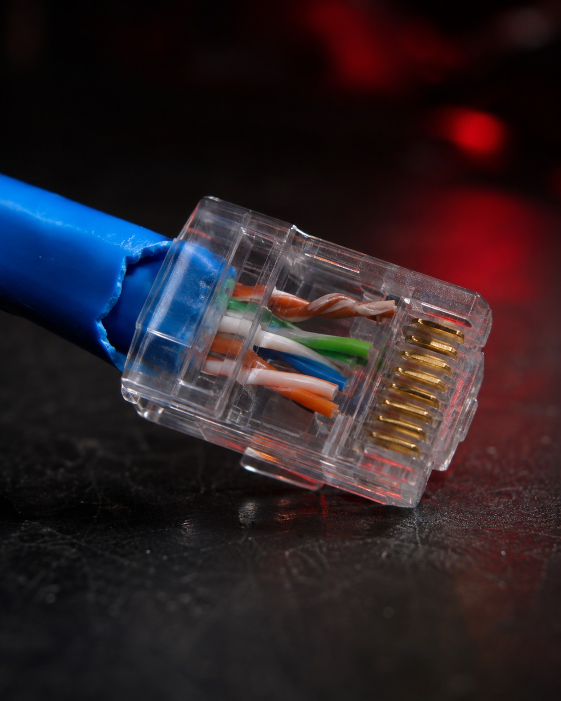
#> input picture automacao/planob/img_1123/c2.jpg, 1122 x 1402 px, given in place of Logo_MOVE_com_automação_e_segurança.png, which was not available (shown at 1/2 size); the run also reads 3 pictures not shown here
$ python dia_23.py
#> lines starting #> are read from the running program, lines starting #| are printed output that depends on the picture
### automacao/scripts/premium.py
"""Premium (alto padrão) layout: full-bleed realistic photo, serif title, minimal text."""
import sys
from PIL import Image, ImageDraw, ImageFont, ImageFilter, ImageEnhance

FD = '/home/claude/fonts/'
SERIF = FD + 'Playfair-400-normal.ttf'; SERIF_I = FD + 'Playfair-400-italic.ttf'
SANS_L = '/usr/share/fonts/opentype/inter/Inter-Light.otf'; SANS_M = '/usr/share/fonts/opentype/inter/Inter-Medium.otf'
CREAM = (244, 240, 232); MINT = (84, 223, 174); SUB = (205, 198, 186)
LOGO = Image.open('/mnt/user-data/uploads/Logo_MOVE_com_automação_e_segurança.png').convert('RGBA')
LOGO = LOGO.crop(LOGO.getchannel('A').point(lambda v: 255 if v > 8 else 0).getbbox())

def grade(im):
    im = ImageEnhance.Contrast(im).enhance(1.06)
    im = ImageEnhance.Color(im).enhance(0.92)
    im = im.filter(ImageFilter.UnsharpMask(radius=1.6, percent=60, threshold=2))
    return im

def cover(im, w, h, focus_y=0.5):
    r = max(w / im.width, h / im.height)
    im = im.resize((round(im.width * r), round(im.height * r)), Image.LANCZOS)
    x = (im.width - w) // 2; y = int((im.height - h) * focus_y)
    return im.crop((x, y, x + w, y + h))

def shade(im, top=0.0, bottom=0.78, start=0.45):
    w, h = im.size
    g = Image.new('L', (1, h))
    for y in range(h):
        t = y / h
        a = top * max(0, 1 - t / 0.25) + bottom * max(0, (t - start) / (1 - start)) ** 1.6
        g.putpixel((0, y), int(255 * min(1, a)))
    layer = Image.new('RGB', (w, h), (8, 10, 9))
    return Image.composite(layer, im, g.resize((w, h)))

def tracked(d, x, y, text, font, fill, track, center_w=None):
    tw = sum(d.textlength(c, font=font) + track for c in text) - track
    if center_w: x = (center_w - tw) / 2
    for c in text:
        d.text((x, y), c, font=font, fill=fill); x += d.textlength(c, font=font) + track
    return tw

SANS_MED = '/usr/share/fonts/opentype/inter/Inter-Medium.otf'
KICK = (110, 235, 190)

def soft_shadow(im, draw_fn, blur=10, alpha=200):
    layer = Image.new('RGBA', im.size, (0, 0, 0, 0)); draw_fn(ImageDraw.Draw(layer), (0, 0, 0, alpha))
    base = im.convert('RGBA'); base.alpha_composite(layer.filter(ImageFilter.GaussianBlur(blur)))
    return base.convert('RGB')

def logo(im, x, y, width, align='left'):
    l = LOGO.resize((width, round(LOGO.height * width / LOGO.width)), Image.LANCZOS)
    if align == 'center': x = (im.width - width) // 2
    im.paste(l, (int(x), int(y)), l)

def feed(photo, kicker, title_lines, body, out):
    W, H = 1080, 1350
    im = shade(grade(cover(photo, W, H, 0.45)), top=0.35, bottom=0.97, start=0.42)
    logo(im, 0, 64, 170, 'center')
    y0 = H - 120 - 92 * len(title_lines) - 130
    ft = ImageFont.truetype(SERIF, 76); fk = ImageFont.truetype(SANS_MED, 24)
    def txt(dd, col, y=y0):
        tracked(dd, 90, y, kicker, fk, col if col else KICK, 7); y += 56
        for ln in title_lines:
            dd.text((86, y), ln, font=ft, fill=col if col else CREAM); y += 92
        return y
    im = soft_shadow(im, lambda dd, c: txt(dd, c), 12, 230)
    d = ImageDraw.Draw(im); y = txt(d, None)
    d.line([(90, y + 26), (170, y + 26)], fill=(150, 140, 125), width=1)
    d.text((90, y + 50), body, font=ImageFont.truetype(SANS_L, 30), fill=SUB)
    tracked(d, 0, H - 58, '@move.s.a', ImageFont.truetype(SANS_L, 20), (160, 152, 140), 6, W)
    im.save(out, quality=94)
    return im

def story(photo, kicker, title_lines, body, out):
    W, H = 1080, 1920
    im = shade(grade(cover(photo, W, H, 0.5)), top=0.45, bottom=0.97, start=0.45)
    logo(im, 0, 120, 220, 'center')
    ft = ImageFont.truetype(SERIF, 90); fk = ImageFont.truetype(SANS_MED, 28)
    def txt(dd, col, y=1290):
        tracked(dd, 90, y, kicker, fk, col if col else KICK, 8); y += 66
        for ln in title_lines:
            dd.text((86, y), ln, font=ft, fill=col if col else CREAM); y += 108
        return y
    im = soft_shadow(im, lambda dd, c: txt(dd, c), 12, 230)
    d = ImageDraw.Draw(im); y = txt(d, None)
    d.line([(90, y + 30), (180, y + 30)], fill=(150, 140, 125), width=1)
    d.text((90, y + 58), body, font=ImageFont.truetype(SANS_L, 34), fill=SUB)
    tracked(d, 0, H - 150, '@move.s.a', ImageFont.truetype(SANS_L, 24), (170, 162, 150), 7, W)
    im.save(out, quality=94)
    return im

# [5 lines that do not run on import are left out]

### automacao/scripts/carrossel_3d.py
"""Carrossel/story premium a partir de quadros 3D (1080x1350 / 1080x1920). Uso: importar slide()/story3d()."""
import sys, os
sys.path.insert(0, os.path.dirname(os.path.abspath(__file__)))
from premium import shade, grade, cover, logo, tracked, soft_shadow, SERIF, SANS_L, SANS_MED, CREAM, KICK, SUB
from PIL import Image, ImageDraw, ImageFont
VERM = (255, 92, 80)

def _txt(im, y0, num, kick, lines, body, W, ft_size, cor_num=KICK):
    ft = ImageFont.truetype(SERIF, ft_size); fk = ImageFont.truetype(SANS_MED, 26); fb = ImageFont.truetype(SANS_L, 32)
    def draw(dd, col):
        y = y0
        if num: dd.text((90, y - 6), num, font=ImageFont.truetype(SERIF, 64), fill=col or cor_num); y += 84
        tracked(dd, 92, y, kick, fk, col or KICK, 7); y += 58
        for ln in lines: dd.text((86, y), ln, font=ft, fill=col or CREAM); y += int(ft_size * 1.18)
        return y
    im = soft_shadow(im, lambda dd, c: draw(dd, c), 12, 230)
    d = ImageDraw.Draw(im); y = draw(d, None)
    if body:
        d.line([(92, y + 24), (172, y + 24)], fill=(150, 140, 125), width=1)
        yy = y + 46
        for ln in body.split('|'): d.text((92, yy), ln, font=fb, fill=SUB); yy += 44
    return im

def slide(foto, num, kick, lines, body, out, n=None, total=None, focus=0.5, cor_num=KICK):
    W, H = 1080, 1350
    im = shade(grade(cover(foto, W, H, focus)), top=0.35, bottom=0.96, start=0.35)
    logo(im, 0, 60, 150, 'center')
    nb = len(body.split('|')) if body else 0
    y0 = H - 140 - int(76 * 1.18) * len(lines) - 58 - (84 if num else 0) - nb * 44
    im = _txt(im, y0, num, kick, lines, body, W, 76, cor_num)
    d = ImageDraw.Draw(im)
    if n: tracked(d, 0, H - 64, f'{n}/{total}   ·   @move.s.a', ImageFont.truetype(SANS_L, 20), (160, 152, 140), 5, W)
    im.save(out, quality=94); return im

def story3d(foto, kick, lines, body, out, focus=0.5, extra=None):
    W, H = 1080, 1920
    im = shade(grade(cover(foto, W, H, focus)), top=0.45, bottom=0.97, start=0.42)
    logo(im, 0, 120, 220, 'center')
    im = _txt(im, 1180, None, kick, lines, body, W, 92)
    d = ImageDraw.Draw(im)
    if extra:  # botões de enquete
        fb = ImageFont.truetype(SANS_MED, 40); x = 92
        for lab in extra:
            w = d.textlength(lab, font=fb) + 80
            d.rounded_rectangle([x, 1700, x + w, 1790], 45, outline=KICK, width=3); d.text((x + 40, 1722), lab, font=fb, fill=CREAM); x += w + 30
    tracked(d, 0, H - 90, "@move.s.a", ImageFont.truetype(SANS_L, 24), (170, 162, 150), 7, W)
    im.save(out, quality=94); return im

### automacao/planob/dia_23.py
"""23/11 (segunda): feed obra real Balneário (sala de cinema), carrossel REDE 'cabo mal crimpado' (capa = quadro do Reel 3D),
stories 09h (bastidor real Florianópolis), 15h (enquete viagem/simulação de presença), 21h (cena Boa noite).
Imagens: ChatGPT (img_1123) + quadros reais (ballneario/VID-20240902-WA0023, floripa/VID-20250317-WA0129) + quadros do Reel 3D rj45."""
import sys, os
R = os.path.abspath(os.path.dirname(__file__) + '/../..'); sys.path.insert(0, R + '/automacao/scripts')
import premium as P
from carrossel_3d import slide, story3d, VERM
from PIL import Image
I = R + '/automacao/planob/img_1123/'; OUT = R + '/fila/2026-11-23/'; os.makedirs(OUT, exist_ok=True)
def f(n): return Image.open(I + n).convert('RGB')
# 12h feed + story (obra real)
P.feed(f('bal_cinema.jpg'), 'OBRA REAL · BALNEÁRIO CAMBORIÚ', ['Você trocaria a TV', 'por uma tela assim?'], 'Projeção, som no forro e LED no ripado.', OUT + 'feed.jpg')
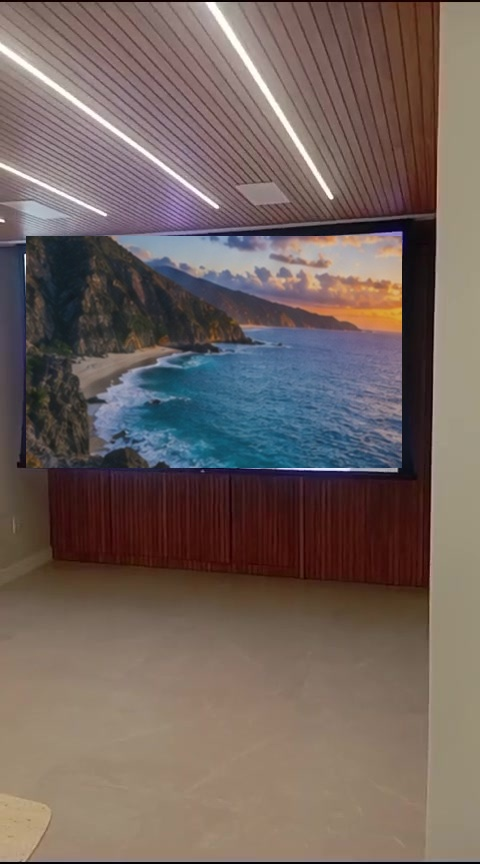
#> input picture automacao/planob/img_1123/bal_cinema.jpg, 480 x 864 px
#> in f, returned value is the input picture: PIL image 480x864 RGB; mean R, G, B 113.9, 99.4, 94.1
#> in feed, `W, H = 1080, 1350`: W = 1080; H = 1350
#> in cover, `r = max(w / im.width, h / im.height)`: r = 2.25
#> in cover, `x = (im.width - w) // 2`: x = 0
#> in cover, `y = int((im.height - h) * focus_y)`: y = 267
#> in shade, `w, h = im.size`: w = 1080; h = 1350
#> the loop in shade, `for y in range(h):` made 1350 passes
#> (t, a) on passes 1 to 3: (0, 0.35), (0.000741, 0.349), (0.00148, 0.348)
#> in feed, `y0 = H - 120 - 92 * len(title_lines) - 130`: y0 = 916
#> in soft_shadow, `layer = Image.new('RGBA', im.size, (0, 0, 0, 0))`: layer: PIL image 1080x1350 RGBA; every value is 0
#> in feed, `y = txt(d, None)`: y = 1156
#> in feed, `im.save(out, quality=94)`:
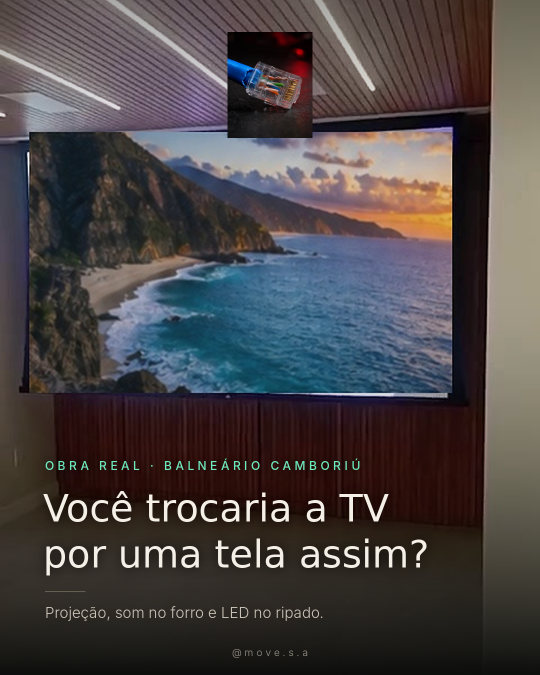
#> saved as feed.jpg: PIL image 1080x1350 RGB (shown at 1/2 size); mean R, G, B 73.8, 68.4, 69.4
P.story(f('bal_cinema.jpg'), 'NOVO POST · OBRA REAL', ['Você trocaria', 'a TV por uma', 'tela assim?'], 'Veja no feed como ficou.', OUT + 'story_feed.jpg')
#> in story, `W, H = 1080, 1920`: W = 1080; H = 1920
#> the loop in shade (call 2), `for y in range(h):` made 1920 passes
#> (t, a) on passes 1 to 3: (0, 0.45), (0.000521, 0.449), (0.00104, 0.448)
#> call 2 of logo, with x = 0, y = 120, width = 220, align = 'center'
#> in logo (call 2), `im.paste(l, (int(x), int(y)), l)`:
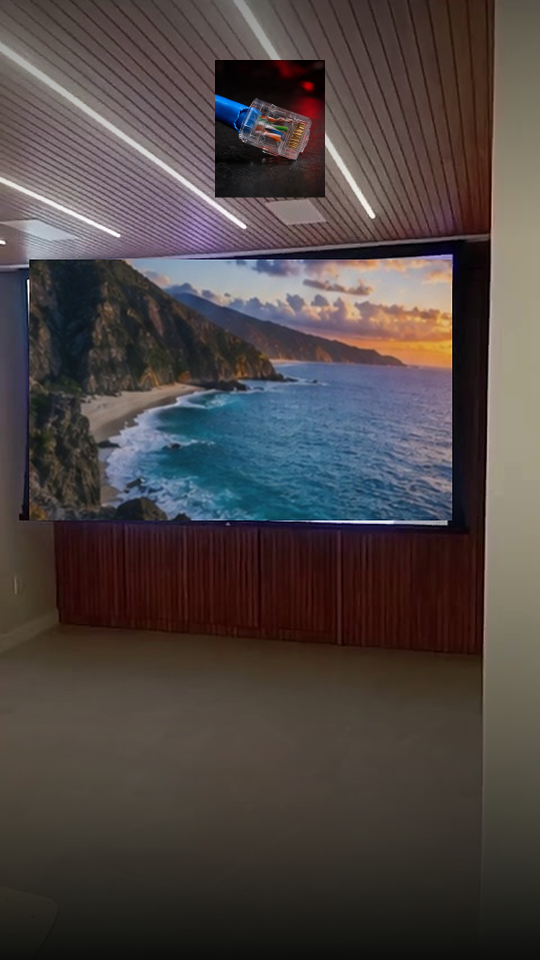
#> im: PIL image 1080x1920 RGB (shown at 1/2 size); mean R, G, B 77.5, 69.2, 67.8
#> call 2 of soft_shadow, with blur = 12, alpha = 230
#> in soft_shadow (call 2), `layer = Image.new('RGBA', im.size, (0, 0, 0, 0))`: layer: PIL image 1080x1920 RGBA; every value is 0
#> in soft_shadow (call 2), `draw_fn(ImageDraw.Draw(layer), (0, 0, 0, alpha))`:
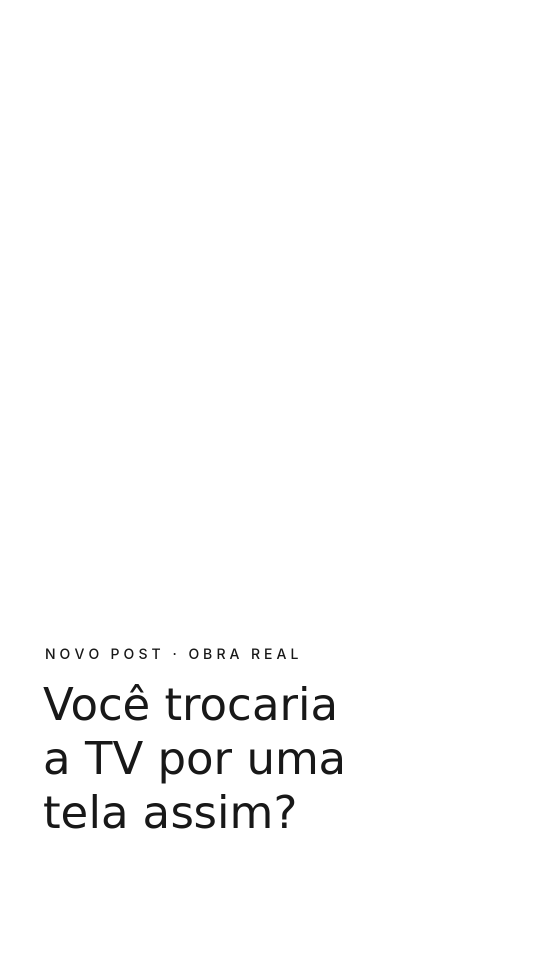
#> layer: PIL image 1080x1920 RGBA (shown at 1/2 size); mean R, G, B, A 0, 0, 0, 3.5; transparent parts drawn white
#> in story, `y = txt(d, None)`: y = 1680
# 19h carrossel 6 (REDE)
if os.path.exists(I + 'c1_3d.jpg'):
    slide(f('c1_3d.jpg'), None, 'REDE · CABO MAL CRIMPADO', ['500 mega no plano,', '94 no cabo?'], 'Arrasta: o culpado cabe na mão', OUT + 'carrossel_1.jpg', 1, 6)
#> call 3 of f, with n = 'c1_3d.jpg'
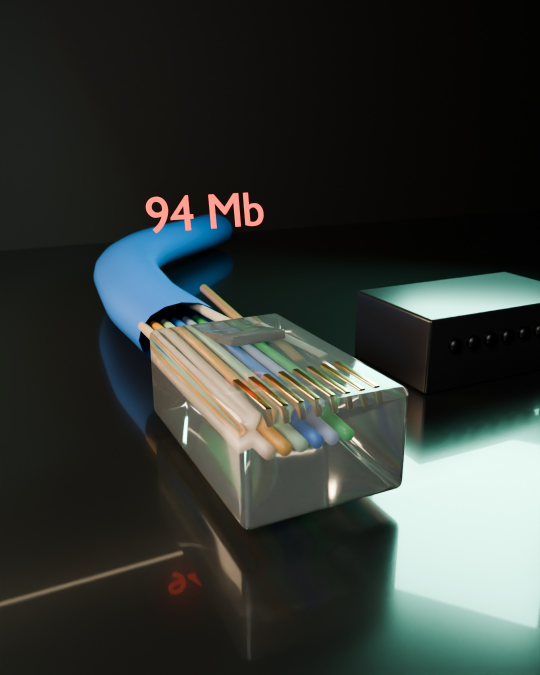
#> input picture automacao/planob/img_1123/c1_3d.jpg, 1080 x 1350 px (shown at 1/2 size)
#> in f, returned value is the input picture: PIL image 1080x1350 RGB; mean R, G, B 51.8, 57.1, 52.9
#> in slide, `W, H = 1080, 1350`: W = 1080; H = 1350
#> in slide, `y0 = H - 140 - int(76 * 1.18) * len(lines) - 58 - (84 if num else 0) -..`: y0 = 930
#> call 3 of soft_shadow, with blur = 12, alpha = 230
#> in soft_shadow (call 3), `draw_fn(ImageDraw.Draw(layer), (0, 0, 0, alpha))`:
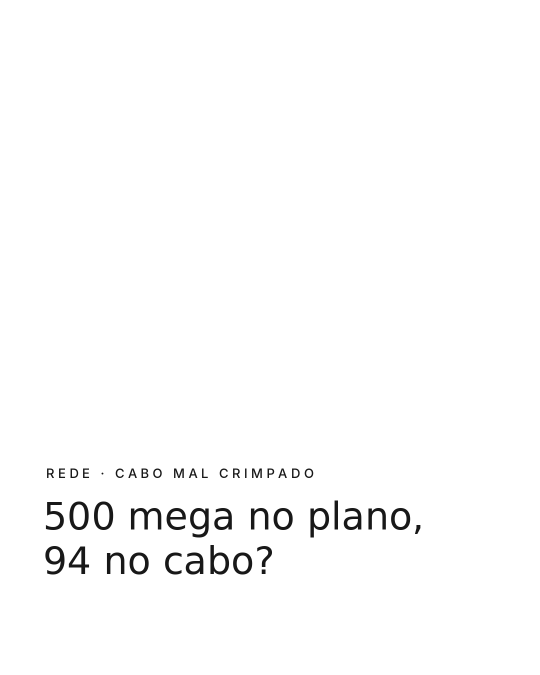
#> layer: PIL image 1080x1350 RGBA (shown at 1/2 size); mean R, G, B, A 0, 0, 0, 3.3; transparent parts drawn white
#> in _txt, `y = draw(d, None)`: y = 1166
#> in _txt, `yy = y + 46`: yy = 1212
#> the loop in _txt, `for ln in body.split('|'): d.text((92, yy), ln, font=fb, fill=SUB); yy..` made 1 pass
#> yy on pass 1: 1256
#> after the loop in _txt, `for ln in body.split('|'): d.text((92, yy), ln, font=fb, fill=SUB); yy..`: yy = 1256
    story3d(f('c1_3d.jpg'), 'NOVO CARROSSEL NO FEED', ['500 mega no', 'plano, 94', 'no cabo?'], 'O culpado cabe na mão.', OUT + 'story_carrossel.jpg')
#> in story3d, `W, H = 1080, 1920`: W = 1080; H = 1920
#> call 4 of cover, with w = 1080, h = 1920, focus_y = 0.5
#> in cover (call 4), `r = max(w / im.width, h / im.height)`: r = 1.42
#> in cover (call 4), `x = (im.width - w) // 2`: x = 228
#> in cover (call 4), `return im.crop((x, y, x + w, y + h))`:
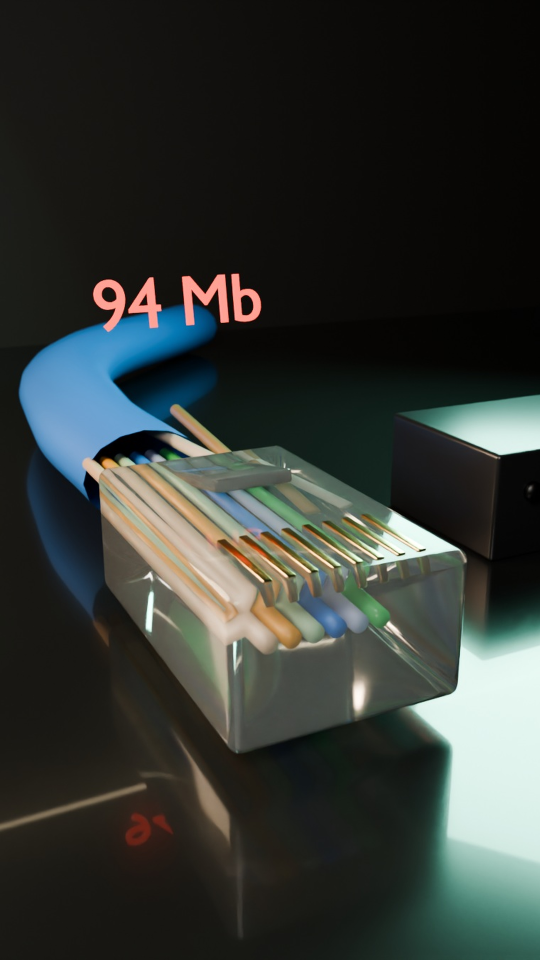
#> returned value: PIL image 1080x1920 RGB (shown at 1/2 size); mean R, G, B 50.8, 55.4, 51.4
#> the loop in _txt (call 2), `for ln in body.split('|'): d.text((92, yy), ln, font=fb, fill=SUB); yy..` made 1 pass
#> yy on pass 1: 1652
slide(f('c2.jpg'), '01', 'CONECTOR MAL CRIMPADO', ['Um par solto derruba', 'o cabo para 100 Mb.'], 'O gigabit usa os 4 pares. Faltou um,|a placa conecta a 100.', OUT + 'carrossel_2.jpg', 2, 6, cor_num=VERM)
slide(f('c3.jpg'), '02', 'O JEITO CERTO', ['8 fios na ordem,', 'até o fim.'], 'Mesmo padrão nas duas pontas|e a capa presa pela trava.', OUT + 'carrossel_3.jpg', 3, 6)
slide(f('c4.jpg'), '03', 'TESTE ANTES DE FECHAR', ['As 8 luzes', 'têm que acender.'], 'Testador em cada ponto: é rápido|e evita abrir parede depois.', OUT + 'carrossel_4.jpg', 4, 6)
slide(f('c5.jpg'), '04', 'O QUE É FIXO, NO CABO', ['TV, console e', 'escritório no cabo.'], 'Cabo do rack até cada ponto fixo.|O Wi-Fi fica livre para o celular.', OUT + 'carrossel_5.jpg', 5, 6)
if os.path.exists(I + 'c6_3d.jpg'):
    slide(f('c6_3d.jpg'), None, 'O JEITO CERTO', ['Rede pensada', 'antes da obra.'], 'Rack, cabos e pontos no projeto,|tudo testado. Fale com a MOVE.', OUT + 'carrossel_6.jpg', 6, 6)
# stories próprios
P.story(f('flo_terraco.jpg'), 'SEGUNDA · BASTIDOR REAL', ['A semana', 'começa', 'na obra.'], 'Obra em Florianópolis.', OUT + 'story_09h_1.jpg')
story3d(f('s15.jpg'), 'ENQUETE · RESPONDE NO DIRECT', ['Viajando, sua casa', 'parece ocupada?'], 'O jeito certo está no Reel de hoje.', OUT + 'story_15h_1.jpg', extra=['SIM', 'NÃO', 'NUNCA PENSEI'])
#> the loop in story3d (call 2), `for lab in extra:` made 3 passes
#> lab on passes 1 to 3: 'SIM', 'NÃO', 'NUNCA PENSEI'
#> (the run stopped early here; a loop or call above may not have finished)
